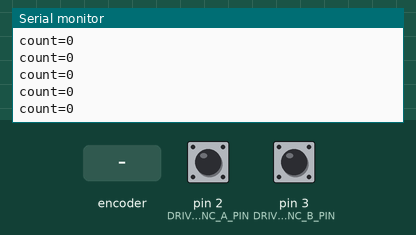
Simulated run of this sketch. Board: Arduino Uno, built with avr-gcc and run on an emulated ATmega328P. Shown: the last lines printed to the serial monitor. Inputs (shaded band) come from the test bench; at power-on: pin 2 (DRIVE_ENC_A_PIN) HIGH, pin 3 (DRIVE_ENC_B_PIN) HIGH.

Above: at 1.2 s.
1.3 s: rotary encoder on pin 2 (DRIVE_ENC_A_PIN) / pin 3 (DRIVE_ENC_B_PIN) turned 1 step (first pin leading)
At 1.56 s:
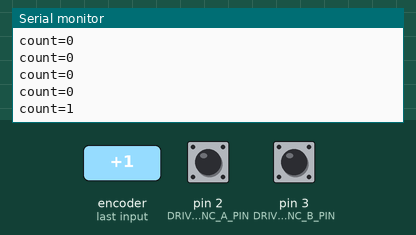
3.0 s: rotary encoder on pin 2 (DRIVE_ENC_A_PIN) / pin 3 (DRIVE_ENC_B_PIN) turned 1 step (first pin leading)
At 3.36 s:
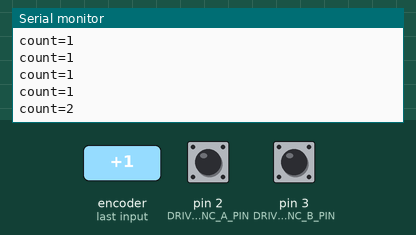
Timing chart, 0 to 6.0 s (numbered marks = the images above; inputs shaded):
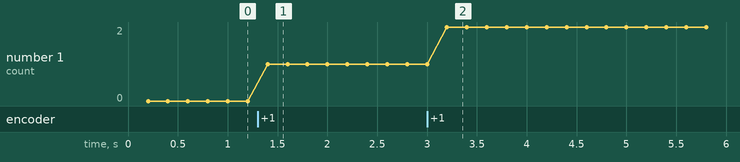

The sketch:

encoder_x1_test.ino
```cpp
// encoder_x1_test.ino
//
// Standalone bring-up sketch to verify x1 quadrature decoding (only A's
// rising edge counted, direction recovered from B) BEFORE it gets ported
// into hyper_motor_interface.ino. No ROS 2, no motor driver involved.
//
// Why this exists: hyper_motor_interface.ino currently uses x4 decoding
// (both A and B, every edge), which is CPU-expensive enough at this
// encoder's resolution x gear ratio that at higher drive speeds the
// interrupt rate saturates the CPU and stalls loop() -- symptom: steering
// stops responding once driving fast enough. x1 (only A's rising edge)
// cuts the interrupt rate to 1/4, which should fix that. An earlier
// attempt at x1 (combined with a raw ISR(INT0_vect)/EICRA/EIMSK register
// setup instead of attachInterrupt(), to also shave off attachInterrupt's
// call overhead) left drive_encoder_count stuck at 0 permanently -- never
// diagnosed exactly why, and combining two changes at once (decode scheme
// AND interrupt mechanism) made it hard to tell which one broke. This
// sketch isolates decode scheme as the only variable: attachInterrupt()
// is the same proven-working mechanism as x4 uses today, just with RISING
// instead of CHANGE and only on pin A.
//
// SAFETY: no motor driver code here, nothing moves on its own.
//
// How to use:
//   1. Upload, open Serial Monitor (or `arduino-cli monitor`) at 115200.
//   2. Note the printed count (should be changing if the wheel/shaft is
//      already moving, otherwise steady).
//   3. By hand, slowly turn the encoder (drive wheel, or motor shaft
//      directly, whichever is easier to access) one way, then the other.
//      Confirm count increases in one direction and decreases in the
//      other, and that it changes AT ALL (the earlier x1 attempt's bug was
//      it never counted anything).
//   4. Spin several turns and sanity-check the count roughly matches what
//      x4 would give divided by 4 (compare against ../gear_ratio_test if
//      unsure) -- confirms no double-counting or missed edges.
//
// Only once this checks out should on_drive_encoder_edge()'s logic here be
// ported into hyper_motor_interface.ino (replacing its x4 ISR + both
// attachInterrupt() calls with this single-pin RISING version), together
// with DRIVE_COUNTS_PER_REV there dropping from x4 to x1 (PULSES_PER_REV,
// not x4).

#include <avr/io.h> // PIND -- direct port read in on_drive_encoder_edge()

// ---- Pins -- must match hyper_motor_interface.ino's drive encoder wiring ----
const uint8_t DRIVE_ENC_A_PIN = 2;
const uint8_t DRIVE_ENC_B_PIN = 3;

const unsigned long PRINT_PERIOD_MS = 200; // 5 Hz -- plenty for a hand-spin test

volatile long drive_encoder_count = 0;

// x1 decoding: A just rose. If B is currently low, A leads B -> one
// direction; if B is high, B leads A -> the other. Which raw sign means
// "forward" doesn't matter for this test -- just confirm it changes AT ALL
// and that the two hand-spin directions give opposite signs.
void on_drive_encoder_edge() {
  if ((PIND >> 3) & 0x1) {
    drive_encoder_count--;
  } else {
    drive_encoder_count++;
  }
}

void setup() {
  Serial.begin(115200);

  pinMode(DRIVE_ENC_A_PIN, INPUT_PULLUP);
  pinMode(DRIVE_ENC_B_PIN, INPUT_PULLUP);
  attachInterrupt(digitalPinToInterrupt(DRIVE_ENC_A_PIN), on_drive_encoder_edge, RISING);

  Serial.println("ENCODER_X1_TEST_READY");
  Serial.println("Spin the encoder by hand both ways and watch count change below.");
}

void loop() {
  static unsigned long last_print_ms = 0;
  unsigned long now = millis();
  if (now - last_print_ms < PRINT_PERIOD_MS) {
    return;
  }
  last_print_ms = now;

  long count;
  noInterrupts();
  count = drive_encoder_count;
  interrupts();

  Serial.print("count=");
  Serial.println(count);
}
```

Measured:
- after the input at 1.3 s, the serial monitor: prints a new line after 0.10 s (image 1)
- after the input at 3.0 s, the serial monitor: prints a new line after 0.20 s (image 2)
- plotted number 1: 1 → 2 after the input at 3.0 s
